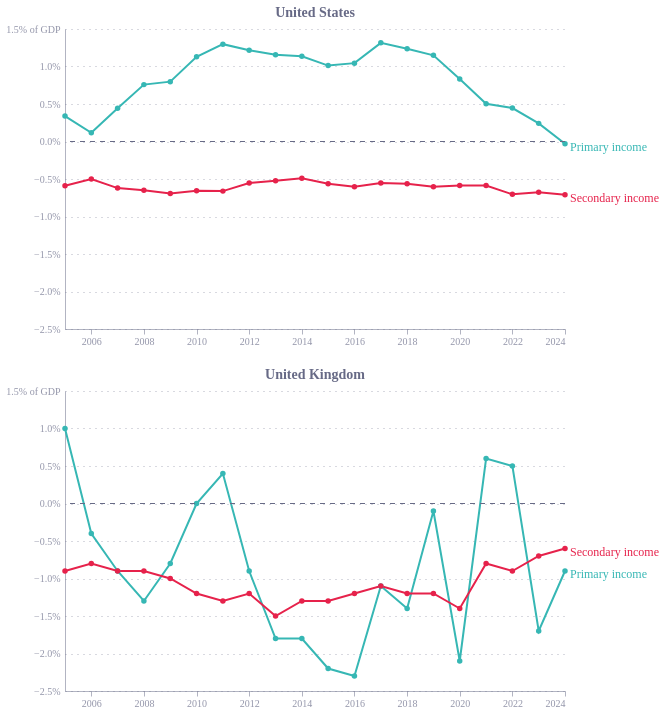

Vega-Lite specification for this chart:
### Vega-Lite specification from a JSON file in a GitHub repository (floating-point values rounded to 4 significant figures)
{"config": {"font": "Circular Std", "mark": {"line": {"interpolate": "monotone"}}, "view": {"stroke": "transparent", "width": 400, "height": 300}, "range": {"category": ["#36B7B4", "#E6224B", "#F4C245", "#0063AF", "#00A767", "#179FDB", "#EB5C2E"], "diverging": ["#E6224B", "#E54753", "#C9C9C9", "#179FDB", "#122B39"], "heatmap": ["#C9C9C9", "#179FDB", "#0063AF", "#122B39"], "ordinal": ["#00A767", "#36B7B4", "#179FDB", "#0063AF", "#243B5A"]}, "axisX": {"domainColor": "#676A86", "domainOpacity": 0.5, "grid": false, "labelAngle": 0, "labelColor": "#676A86", "labelOpacity": 0.7, "orient": "bottom", "tickColor": "#676A86", "tickCount": 10, "tickOpacity": 0.5, "title": false, "titleAlign": "center", "titleAnchor": "middle", "titleColor": "#676A86", "titleFontSize": 12, "titleOpacity": 0.8, "titleY": -15}, "axisY": {"domainColor": "#676A86", "domainOpacity": 0.5, "gridColor": "#676A86", "gridDash": [1, 5], "gridOpacity": 0.5, "labelColor": "#676A86", "labelOpacity": 0.7, "labelPadding": 5, "tickColor": "#676A86", "tickCount": 8, "tickOpacity": 0.5, "ticks": false, "titleAlign": "left", "titleAngle": 0, "titleBaseline": "bottom", "titleColor": "#676A86", "titleFontSize": 12, "titleOpacity": 0.8, "titleX": 0, "titleY": -7}}, "vconcat": [{"layer": [{"data": {"name": "data-5f85a0d5340de08019c81cf441d1ee88"}, "mark": {"type": "line", "point": true}, "encoding": {"color": {"field": "component", "title": "Income Component", "type": "nominal"}, "tooltip": [{"field": "country", "type": "nominal"}, {"field": "component", "type": "nominal"}, {"field": "date", "type": "temporal"}, {"field": "value", "format": ".2%", "type": "quantitative"}], "x": {"field": "date", "title": "", "type": "temporal"}, "y": {"axis": {"format": ",.1%", "labelExpr": "datum.label + (datum.value == 0.015 ? ' of GDP ' : '')"}, "field": "value", "scale": {"domain": [-0.025, 0.015]}, "title": "", "type": "quantitative"}}, "transform": [{"filter": "(datum.country === 'United States')"}]}, {"data": {"name": "data-a0a55d106695e8d630baff0f16eee66d"}, "mark": {"type": "rule", "color": "#676A86", "size": 1, "strokeDash": [5, 5]}, "encoding": {"y": {"field": "y", "title": "", "type": "quantitative"}}}, {"data": {"name": "data-a0b06865340e5c4b8ab78f7c3a3863be"}, "mark": {"type": "text", "align": "left", "baseline": "middle", "dx": 5, "dy": {"expr": "datum.country == 'United States' ? 3 : -3"}, "fontSize": 12, "fontWeight": "normal"}, "encoding": {"color": {"field": "component", "legend": null, "title": "Country", "type": "nominal"}, "text": {"field": "end_label", "type": "nominal"}, "x": {"field": "date", "type": "temporal"}, "y": {"field": "value", "type": "quantitative"}}, "transform": [{"filter": "datum.end_label != ''"}]}], "height": 300, "title": {"text": "United States", "color": "#676A86", "dx": 0, "fontSize": 14, "fontWeight": "bold", "frame": "group"}, "width": 500}, {"layer": [{"data": {"name": "data-5f85a0d5340de08019c81cf441d1ee88"}, "mark": {"type": "line", "point": true}, "encoding": {"color": {"field": "component", "title": "Income Component", "type": "nominal"}, "tooltip": [{"field": "country", "type": "nominal"}, {"field": "component", "type": "nominal"}, {"field": "date", "type": "temporal"}, {"field": "value", "format": ".2%", "type": "quantitative"}], "x": {"field": "date", "title": "", "type": "temporal"}, "y": {"axis": {"format": ",.1%", "labelExpr": "datum.label + (datum.value == 0.015 ? ' of GDP ' : '')"}, "field": "value", "scale": {"domain": [-0.025, 0.015]}, "title": "", "type": "quantitative"}}, "transform": [{"filter": "(datum.country === 'United Kingdom')"}]}, {"data": {"name": "data-a0a55d106695e8d630baff0f16eee66d"}, "mark": {"type": "rule", "color": "#676A86", "size": 1, "strokeDash": [5, 5]}, "encoding": {"y": {"field": "y", "title": "", "type": "quantitative"}}}, {"data": {"name": "data-22dd2e5b51fd53aa84634196f025e640"}, "mark": {"type": "text", "align": "left", "baseline": "middle", "dx": 5, "dy": {"expr": "datum.country == 'United Kingdom' ? 3 : -3"}, "fontSize": 12, "fontWeight": "normal"}, "encoding": {"color": {"field": "component", "legend": null, "title": "Country", "type": "nominal"}, "text": {"field": "end_label", "type": "nominal"}, "x": {"field": "date", "type": "temporal"}, "y": {"field": "value", "type": "quantitative"}}, "transform": [{"filter": "datum.end_label != ''"}]}], "height": 300, "title": {"text": "United Kingdom", "color": "#676A86", "dx": 0, "fontSize": 14, "fontWeight": "bold", "frame": "group"}, "width": 500}], "resolve": {"scale": {"y": "independent"}}, "$schema": "https://vega.github.io/schema/vega-lite/v5.20.1.json", "datasets": {"data-5f85a0d5340de08019c81cf441d1ee88": [{"country": "United States", "component": "Primary income", "date": "2005-01-01T00:00:00", "value": 0.003389, "end_label": ""}, {"country": "United States", "component": "Primary income", "date": "2006-01-01T00:00:00", "value": 0.001156, "end_label": ""}, {"country": "United States", "component": "Primary income", "date": "2007-01-01T00:00:00", "value": 0.004446, "end_label": ""}, {"country": "United States", "component": "Primary income", "date": "2008-01-01T00:00:00", "value": 0.007584, "end_label": ""}, {"country": "United States", "component": "Primary income", "date": "2009-01-01T00:00:00", "value": 0.00798, "end_label": ""}, {"country": "United States", "component": "Primary income", "date": "2010-01-01T00:00:00", "value": 0.01129, "end_label": ""}, {"country": "United States", "component": "Primary income", "date": "2011-01-01T00:00:00", "value": 0.01298, "end_label": ""}, {"country": "United States", "component": "Primary income", "date": "2012-01-01T00:00:00", "value": 0.01217, "end_label": ""}, {"country": "United States", "component": "Primary income", "date": "2013-01-01T00:00:00", "value": 0.01158, "end_label": ""}, {"country": "United States", "component": "Primary income", "date": "2014-01-01T00:00:00", "value": 0.01137, "end_label": ""}, {"country": "United States", "component": "Primary income", "date": "2015-01-01T00:00:00", "value": 0.01012, "end_label": ""}, {"country": "United States", "component": "Primary income", "date": "2016-01-01T00:00:00", "value": 0.01045, "end_label": ""}, {"country": "United States", "component": "Primary income", "date": "2017-01-01T00:00:00", "value": 0.01315, "end_label": ""}, {"country": "United States", "component": "Primary income", "date": "2018-01-01T00:00:00", "value": 0.01236, "end_label": ""}, {"country": "United States", "component": "Primary income", "date": "2019-01-01T00:00:00", "value": 0.01149, "end_label": ""}, {"country": "United States", "component": "Primary income", "date": "2020-01-01T00:00:00", "value": 0.008322, "end_label": ""}, {"country": "United States", "component": "Primary income", "date": "2021-01-01T00:00:00", "value": 0.005028, "end_label": ""}, {"country": "United States", "component": "Primary income", "date": "2022-01-01T00:00:00", "value": 0.004459, "end_label": ""}, {"country": "United States", "component": "Primary income", "date": "2023-01-01T00:00:00", "value": 0.002418, "end_label": ""}, {"country": "United States", "component": "Primary income", "date": "2024-01-01T00:00:00", "value": -0.0003046, "end_label": "Primary income"}, {"country": "United States", "component": "Secondary income", "date": "2005-01-01T00:00:00", "value": -0.005896, "end_label": ""}, {"country": "United States", "component": "Secondary income", "date": "2006-01-01T00:00:00", "value": -0.005001, "end_label": ""}, {"country": "United States", "component": "Secondary income", "date": "2007-01-01T00:00:00", "value": -0.006212, "end_label": ""}, {"country": "United States", "component": "Secondary income", "date": "2008-01-01T00:00:00", "value": -0.006513, "end_label": ""}, {"country": "United States", "component": "Secondary income", "date": "2009-01-01T00:00:00", "value": -0.006941, "end_label": ""}, {"country": "United States", "component": "Secondary income", "date": "2010-01-01T00:00:00", "value": -0.006567, "end_label": ""}, {"country": "United States", "component": "Secondary income", "date": "2011-01-01T00:00:00", "value": -0.006616, "end_label": ""}, {"country": "United States", "component": "Secondary income", "date": "2012-01-01T00:00:00", "value": -0.005545, "end_label": ""}, {"country": "United States", "component": "Secondary income", "date": "2013-01-01T00:00:00", "value": -0.00522, "end_label": ""}, {"country": "United States", "component": "Secondary income", "date": "2014-01-01T00:00:00", "value": -0.004903, "end_label": ""}, {"country": "United States", "component": "Secondary income", "date": "2015-01-01T00:00:00", "value": -0.005623, "end_label": ""}, {"country": "United States", "component": "Secondary income", "date": "2016-01-01T00:00:00", "value": -0.00602, "end_label": ""}, {"country": "United States", "component": "Secondary income", "date": "2017-01-01T00:00:00", "value": -0.005538, "end_label": ""}, {"country": "United States", "component": "Secondary income", "date": "2018-01-01T00:00:00", "value": -0.005641, "end_label": ""}, {"country": "United States", "component": "Secondary income", "date": "2019-01-01T00:00:00", "value": -0.006024, "end_label": ""}, {"country": "United States", "component": "Secondary income", "date": "2020-01-01T00:00:00", "value": -0.005864, "end_label": ""}, {"country": "United States", "component": "Secondary income", "date": "2021-01-01T00:00:00", "value": -0.005868, "end_label": ""}, {"country": "United States", "component": "Secondary income", "date": "2022-01-01T00:00:00", "value": -0.007048, "end_label": ""}, {"country": "United States", "component": "Secondary income", "date": "2023-01-01T00:00:00", "value": -0.006764, "end_label": ""}, {"country": "United States", "component": "Secondary income", "date": "2024-01-01T00:00:00", "value": -0.007089, "end_label": "Secondary income"}, {"country": "United Kingdom", "component": "Primary income", "date": "2005-01-01T00:00:00", "value": 0.01, "end_label": ""}, {"country": "United Kingdom", "component": "Primary income", "date": "2006-01-01T00:00:00", "value": -0.004, "end_label": ""}, {"country": "United Kingdom", "component": "Primary income", "date": "2007-01-01T00:00:00", "value": -0.009, "end_label": ""}, {"country": "United Kingdom", "component": "Primary income", "date": "2008-01-01T00:00:00", "value": -0.013, "end_label": ""}, {"country": "United Kingdom", "component": "Primary income", "date": "2009-01-01T00:00:00", "value": -0.008, "end_label": ""}, {"country": "United Kingdom", "component": "Primary income", "date": "2010-01-01T00:00:00", "value": 0.0, "end_label": ""}, {"country": "United Kingdom", "component": "Primary income", "date": "2011-01-01T00:00:00", "value": 0.004, "end_label": ""}, {"country": "United Kingdom", "component": "Primary income", "date": "2012-01-01T00:00:00", "value": -0.009, "end_label": ""}, {"country": "United Kingdom", "component": "Primary income", "date": "2013-01-01T00:00:00", "value": -0.018, "end_label": ""}, {"country": "United Kingdom", "component": "Primary income", "date": "2014-01-01T00:00:00", "value": -0.018, "end_label": ""}, {"country": "United Kingdom", "component": "Primary income", "date": "2015-01-01T00:00:00", "value": -0.022, "end_label": ""}, {"country": "United Kingdom", "component": "Primary income", "date": "2016-01-01T00:00:00", "value": -0.023, "end_label": ""}, {"country": "United Kingdom", "component": "Primary income", "date": "2017-01-01T00:00:00", "value": -0.011, "end_label": ""}, {"country": "United Kingdom", "component": "Primary income", "date": "2018-01-01T00:00:00", "value": -0.014, "end_label": ""}, {"country": "United Kingdom", "component": "Primary income", "date": "2019-01-01T00:00:00", "value": -0.001, "end_label": ""}, {"country": "United Kingdom", "component": "Primary income", "date": "2020-01-01T00:00:00", "value": -0.021, "end_label": ""}, {"country": "United Kingdom", "component": "Primary income", "date": "2021-01-01T00:00:00", "value": 0.006, "end_label": ""}, {"country": "United Kingdom", "component": "Primary income", "date": "2022-01-01T00:00:00", "value": 0.005, "end_label": ""}, {"country": "United Kingdom", "component": "Primary income", "date": "2023-01-01T00:00:00", "value": -0.017, "end_label": ""}, {"country": "United Kingdom", "component": "Primary income", "date": "2024-01-01T00:00:00", "value": -0.009, "end_label": "Primary income"}, {"country": "United Kingdom", "component": "Secondary income", "date": "2005-01-01T00:00:00", "value": -0.009, "end_label": ""}, {"country": "United Kingdom", "component": "Secondary income", "date": "2006-01-01T00:00:00", "value": -0.008, "end_label": ""}, {"country": "United Kingdom", "component": "Secondary income", "date": "2007-01-01T00:00:00", "value": -0.009, "end_label": ""}, {"country": "United Kingdom", "component": "Secondary income", "date": "2008-01-01T00:00:00", "value": -0.009, "end_label": ""}, {"country": "United Kingdom", "component": "Secondary income", "date": "2009-01-01T00:00:00", "value": -0.01, "end_label": ""}, {"country": "United Kingdom", "component": "Secondary income", "date": "2010-01-01T00:00:00", "value": -0.012, "end_label": ""}, {"country": "United Kingdom", "component": "Secondary income", "date": "2011-01-01T00:00:00", "value": -0.013, "end_label": ""}, {"country": "United Kingdom", "component": "Secondary income", "date": "2012-01-01T00:00:00", "value": -0.012, "end_label": ""}, {"country": "United Kingdom", "component": "Secondary income", "date": "2013-01-01T00:00:00", "value": -0.015, "end_label": ""}, {"country": "United Kingdom", "component": "Secondary income", "date": "2014-01-01T00:00:00", "value": -0.013, "end_label": ""}, {"country": "United Kingdom", "component": "Secondary income", "date": "2015-01-01T00:00:00", "value": -0.013, "end_label": ""}, {"country": "United Kingdom", "component": "Secondary income", "date": "2016-01-01T00:00:00", "value": -0.012, "end_label": ""}, {"country": "United Kingdom", "component": "Secondary income", "date": "2017-01-01T00:00:00", "value": -0.011, "end_label": ""}, {"country": "United Kingdom", "component": "Secondary income", "date": "2018-01-01T00:00:00", "value": -0.012, "end_label": ""}, {"country": "United Kingdom", "component": "Secondary income", "date": "2019-01-01T00:00:00", "value": -0.012, "end_label": ""}, {"country": "United Kingdom", "component": "Secondary income", "date": "2020-01-01T00:00:00", "value": -0.014, "end_label": ""}, {"country": "United Kingdom", "component": "Secondary income", "date": "2021-01-01T00:00:00", "value": -0.008, "end_label": ""}, {"country": "United Kingdom", "component": "Secondary income", "date": "2022-01-01T00:00:00", "value": -0.009, "end_label": ""}, {"country": "United Kingdom", "component": "Secondary income", "date": "2023-01-01T00:00:00", "value": -0.007, "end_label": ""}, {"country": "United Kingdom", "component": "Secondary income", "date": "2024-01-01T00:00:00", "value": -0.006, "end_label": "Secondary income"}], "data-a0a55d106695e8d630baff0f16eee66d": [{"y": 0}], "data-a0b06865340e5c4b8ab78f7c3a3863be": [{"country": "United States", "component": "Primary income", "date": "2005-01-01T00:00:00", "value": 0.003389, "end_label": ""}, {"country": "United States", "component": "Primary income", "date": "2006-01-01T00:00:00", "value": 0.001156, "end_label": ""}, {"country": "United States", "component": "Primary income", "date": "2007-01-01T00:00:00", "value": 0.004446, "end_label": ""}, {"country": "United States", "component": "Primary income", "date": "2008-01-01T00:00:00", "value": 0.007584, "end_label": ""}, {"country": "United States", "component": "Primary income", "date": "2009-01-01T00:00:00", "value": 0.00798, "end_label": ""}, {"country": "United States", "component": "Primary income", "date": "2010-01-01T00:00:00", "value": 0.01129, "end_label": ""}, {"country": "United States", "component": "Primary income", "date": "2011-01-01T00:00:00", "value": 0.01298, "end_label": ""}, {"country": "United States", "component": "Primary income", "date": "2012-01-01T00:00:00", "value": 0.01217, "end_label": ""}, {"country": "United States", "component": "Primary income", "date": "2013-01-01T00:00:00", "value": 0.01158, "end_label": ""}, {"country": "United States", "component": "Primary income", "date": "2014-01-01T00:00:00", "value": 0.01137, "end_label": ""}, {"country": "United States", "component": "Primary income", "date": "2015-01-01T00:00:00", "value": 0.01012, "end_label": ""}, {"country": "United States", "component": "Primary income", "date": "2016-01-01T00:00:00", "value": 0.01045, "end_label": ""}, {"country": "United States", "component": "Primary income", "date": "2017-01-01T00:00:00", "value": 0.01315, "end_label": ""}, {"country": "United States", "component": "Primary income", "date": "2018-01-01T00:00:00", "value": 0.01236, "end_label": ""}, {"country": "United States", "component": "Primary income", "date": "2019-01-01T00:00:00", "value": 0.01149, "end_label": ""}, {"country": "United States", "component": "Primary income", "date": "2020-01-01T00:00:00", "value": 0.008322, "end_label": ""}, {"country": "United States", "component": "Primary income", "date": "2021-01-01T00:00:00", "value": 0.005028, "end_label": ""}, {"country": "United States", "component": "Primary income", "date": "2022-01-01T00:00:00", "value": 0.004459, "end_label": ""}, {"country": "United States", "component": "Primary income", "date": "2023-01-01T00:00:00", "value": 0.002418, "end_label": ""}, {"country": "United States", "component": "Primary income", "date": "2024-01-01T00:00:00", "value": -0.0003046, "end_label": "Primary income"}, {"country": "United States", "component": "Secondary income", "date": "2005-01-01T00:00:00", "value": -0.005896, "end_label": ""}, {"country": "United States", "component": "Secondary income", "date": "2006-01-01T00:00:00", "value": -0.005001, "end_label": ""}, {"country": "United States", "component": "Secondary income", "date": "2007-01-01T00:00:00", "value": -0.006212, "end_label": ""}, {"country": "United States", "component": "Secondary income", "date": "2008-01-01T00:00:00", "value": -0.006513, "end_label": ""}, {"country": "United States", "component": "Secondary income", "date": "2009-01-01T00:00:00", "value": -0.006941, "end_label": ""}, {"country": "United States", "component": "Secondary income", "date": "2010-01-01T00:00:00", "value": -0.006567, "end_label": ""}, {"country": "United States", "component": "Secondary income", "date": "2011-01-01T00:00:00", "value": -0.006616, "end_label": ""}, {"country": "United States", "component": "Secondary income", "date": "2012-01-01T00:00:00", "value": -0.005545, "end_label": ""}, {"country": "United States", "component": "Secondary income", "date": "2013-01-01T00:00:00", "value": -0.00522, "end_label": ""}, {"country": "United States", "component": "Secondary income", "date": "2014-01-01T00:00:00", "value": -0.004903, "end_label": ""}, {"country": "United States", "component": "Secondary income", "date": "2015-01-01T00:00:00", "value": -0.005623, "end_label": ""}, {"country": "United States", "component": "Secondary income", "date": "2016-01-01T00:00:00", "value": -0.00602, "end_label": ""}, {"country": "United States", "component": "Secondary income", "date": "2017-01-01T00:00:00", "value": -0.005538, "end_label": ""}, {"country": "United States", "component": "Secondary income", "date": "2018-01-01T00:00:00", "value": -0.005641, "end_label": ""}, {"country": "United States", "component": "Secondary income", "date": "2019-01-01T00:00:00", "value": -0.006024, "end_label": ""}, {"country": "United States", "component": "Secondary income", "date": "2020-01-01T00:00:00", "value": -0.005864, "end_label": ""}, {"country": "United States", "component": "Secondary income", "date": "2021-01-01T00:00:00", "value": -0.005868, "end_label": ""}, {"country": "United States", "component": "Secondary income", "date": "2022-01-01T00:00:00", "value": -0.007048, "end_label": ""}, {"country": "United States", "component": "Secondary income", "date": "2023-01-01T00:00:00", "value": -0.006764, "end_label": ""}, {"country": "United States", "component": "Secondary income", "date": "2024-01-01T00:00:00", "value": -0.007089, "end_label": "Secondary income"}], "data-22dd2e5b51fd53aa84634196f025e640": [{"country": "United Kingdom", "component": "Primary income", "date": "2005-01-01T00:00:00", "value": 0.01, "end_label": ""}, {"country": "United Kingdom", "component": "Primary income", "date": "2006-01-01T00:00:00", "value": -0.004, "end_label": ""}, {"country": "United Kingdom", "component": "Primary income", "date": "2007-01-01T00:00:00", "value": -0.009, "end_label": ""}, {"country": "United Kingdom", "component": "Primary income", "date": "2008-01-01T00:00:00", "value": -0.013, "end_label": ""}, {"country": "United Kingdom", "component": "Primary income", "date": "2009-01-01T00:00:00", "value": -0.008, "end_label": ""}, {"country": "United Kingdom", "component": "Primary income", "date": "2010-01-01T00:00:00", "value": 0.0, "end_label": ""}, {"country": "United Kingdom", "component": "Primary income", "date": "2011-01-01T00:00:00", "value": 0.004, "end_label": ""}, {"country": "United Kingdom", "component": "Primary income", "date": "2012-01-01T00:00:00", "value": -0.009, "end_label": ""}, {"country": "United Kingdom", "component": "Primary income", "date": "2013-01-01T00:00:00", "value": -0.018, "end_label": ""}, {"country": "United Kingdom", "component": "Primary income", "date": "2014-01-01T00:00:00", "value": -0.018, "end_label": ""}, {"country": "United Kingdom", "component": "Primary income", "date": "2015-01-01T00:00:00", "value": -0.022, "end_label": ""}, {"country": "United Kingdom", "component": "Primary income", "date": "2016-01-01T00:00:00", "value": -0.023, "end_label": ""}, {"country": "United Kingdom", "component": "Primary income", "date": "2017-01-01T00:00:00", "value": -0.011, "end_label": ""}, {"country": "United Kingdom", "component": "Primary income", "date": "2018-01-01T00:00:00", "value": -0.014, "end_label": ""}, {"country": "United Kingdom", "component": "Primary income", "date": "2019-01-01T00:00:00", "value": -0.001, "end_label": ""}, {"country": "United Kingdom", "component": "Primary income", "date": "2020-01-01T00:00:00", "value": -0.021, "end_label": ""}, {"country": "United Kingdom", "component": "Primary income", "date": "2021-01-01T00:00:00", "value": 0.006, "end_label": ""}, {"country": "United Kingdom", "component": "Primary income", "date": "2022-01-01T00:00:00", "value": 0.005, "end_label": ""}, {"country": "United Kingdom", "component": "Primary income", "date": "2023-01-01T00:00:00", "value": -0.017, "end_label": ""}, {"country": "United Kingdom", "component": "Primary income", "date": "2024-01-01T00:00:00", "value": -0.009, "end_label": "Primary income"}, {"country": "United Kingdom", "component": "Secondary income", "date": "2005-01-01T00:00:00", "value": -0.009, "end_label": ""}, {"country": "United Kingdom", "component": "Secondary income", "date": "2006-01-01T00:00:00", "value": -0.008, "end_label": ""}, {"country": "United Kingdom", "component": "Secondary income", "date": "2007-01-01T00:00:00", "value": -0.009, "end_label": ""}, {"country": "United Kingdom", "component": "Secondary income", "date": "2008-01-01T00:00:00", "value": -0.009, "end_label": ""}, {"country": "United Kingdom", "component": "Secondary income", "date": "2009-01-01T00:00:00", "value": -0.01, "end_label": ""}, {"country": "United Kingdom", "component": "Secondary income", "date": "2010-01-01T00:00:00", "value": -0.012, "end_label": ""}, {"country": "United Kingdom", "component": "Secondary income", "date": "2011-01-01T00:00:00", "value": -0.013, "end_label": ""}, {"country": "United Kingdom", "component": "Secondary income", "date": "2012-01-01T00:00:00", "value": -0.012, "end_label": ""}, {"country": "United Kingdom", "component": "Secondary income", "date": "2013-01-01T00:00:00", "value": -0.015, "end_label": ""}, {"country": "United Kingdom", "component": "Secondary income", "date": "2014-01-01T00:00:00", "value": -0.013, "end_label": ""}, {"country": "United Kingdom", "component": "Secondary income", "date": "2015-01-01T00:00:00", "value": -0.013, "end_label": ""}, {"country": "United Kingdom", "component": "Secondary income", "date": "2016-01-01T00:00:00", "value": -0.012, "end_label": ""}, {"country": "United Kingdom", "component": "Secondary income", "date": "2017-01-01T00:00:00", "value": -0.011, "end_label": ""}, {"country": "United Kingdom", "component": "Secondary income", "date": "2018-01-01T00:00:00", "value": -0.012, "end_label": ""}, {"country": "United Kingdom", "component": "Secondary income", "date": "2019-01-01T00:00:00", "value": -0.012, "end_label": ""}, {"country": "United Kingdom", "component": "Secondary income", "date": "2020-01-01T00:00:00", "value": -0.014, "end_label": ""}, {"country": "United Kingdom", "component": "Secondary income", "date": "2021-01-01T00:00:00", "value": -0.008, "end_label": ""}, {"country": "United Kingdom", "component": "Secondary income", "date": "2022-01-01T00:00:00", "value": -0.009, "end_label": ""}, {"country": "United Kingdom", "component": "Secondary income", "date": "2023-01-01T00:00:00", "value": -0.007, "end_label": ""}, {"country": "United Kingdom", "component": "Secondary income", "date": "2024-01-01T00:00:00", "value": -0.006, "end_label": "Secondary income"}]}}
